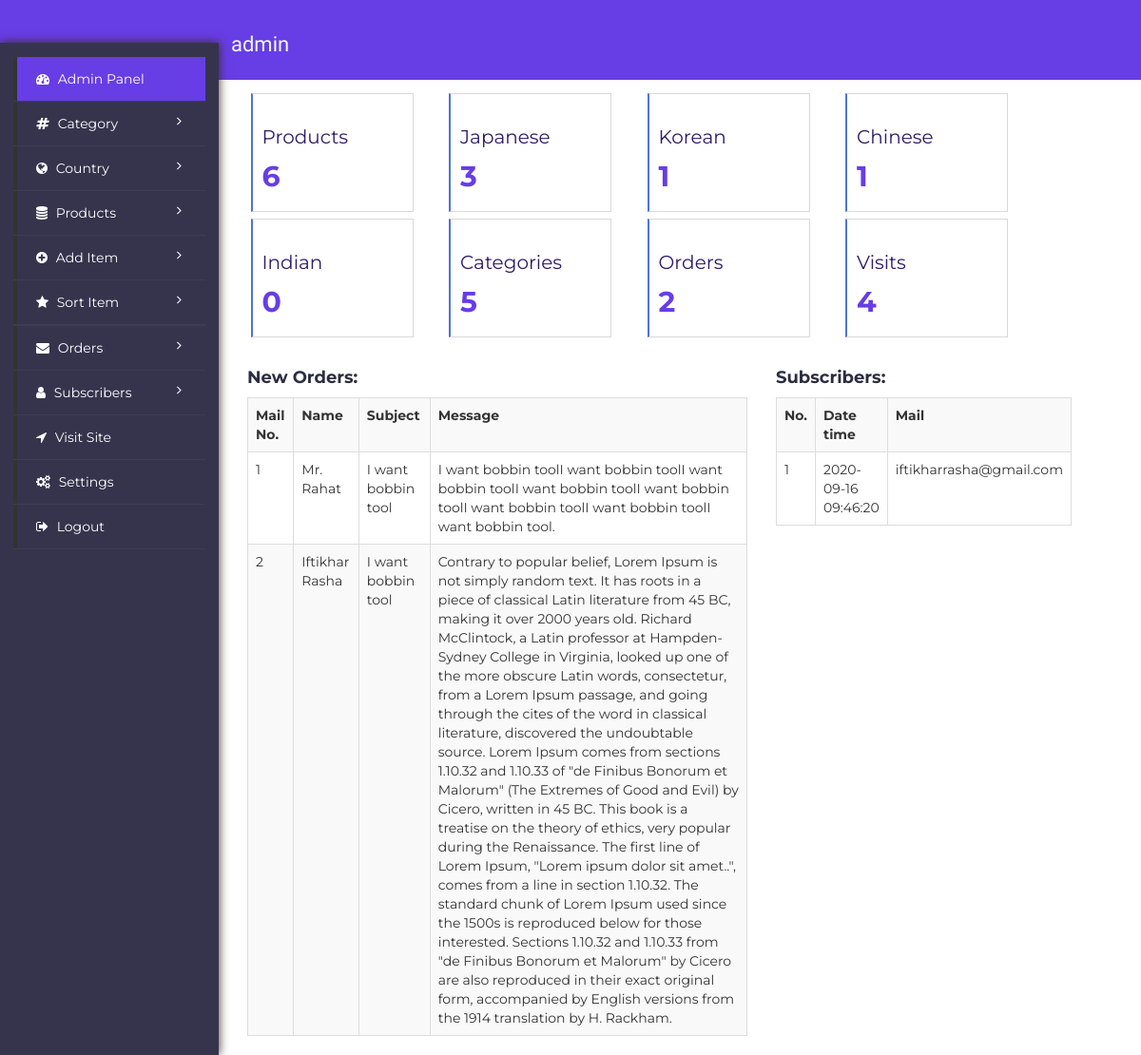
The app's page /vPanel/control/dashboard.php (signed in), older data.
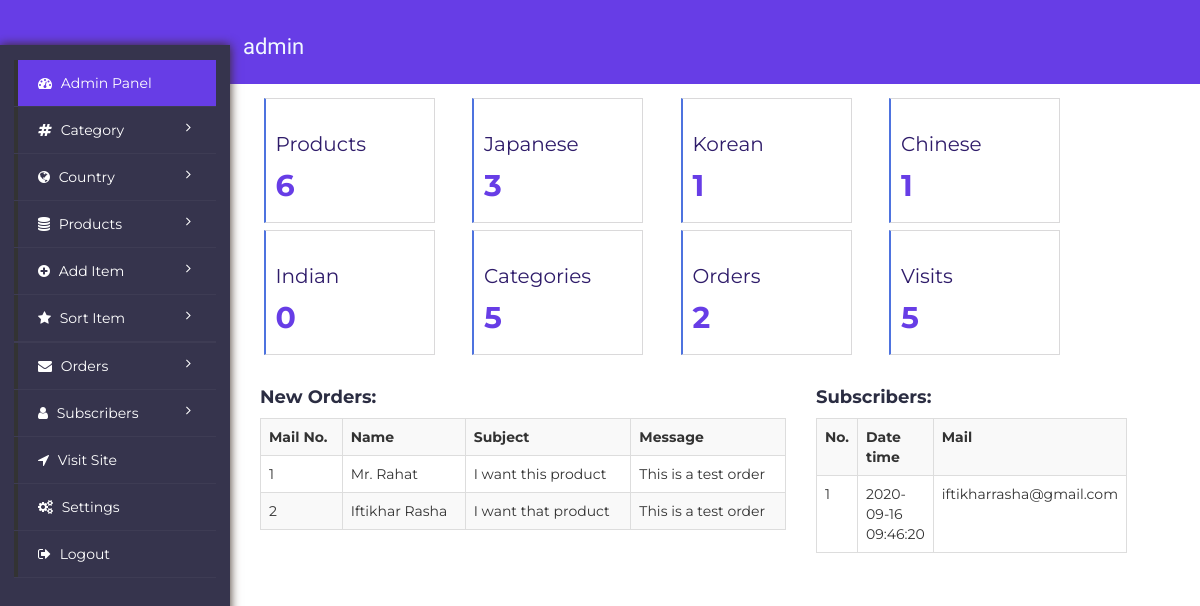
The same page, newer data.
### tables this page shows
CREATE TABLE `orders` (
  `order_id` int(11) NOT NULL,
  `name` varchar(50) NOT NULL,
  `subject` varchar(255) NOT NULL,
  `email` varchar(255) NOT NULL,
  `message` text NOT NULL,
  `date_time` varchar(50) NOT NULL
);

CREATE TABLE `subscribers` (
  `sub_id` int(11) NOT NULL,
  `email` varchar(255) NOT NULL,
  `date_time` varchar(50) NOT NULL
);

### vPanel/includes/functions.php (called while the page is built, shortened)
<?php
include "dbconnect.php";
function Query ($query) {
	global $con;
	try {
		$exec = mysqli_query($con,$query) or die(mysqli_error($con));
		if($exec) {
			return $exec;
		}
	}catch (Exception $e) {
		echo $e->getMessage();
	}
	return false;
}
?>

### vPanel/control/dashboard.php (the view, shortened to what this page needs)
<?php
include "../includes/functions.php";
$countProducts = mysqli_query($con, "SELECT COUNT(product_id) as TOTAL FROM products");
$totalProducts = mysqli_fetch_assoc($countProducts);
$countCategory = mysqli_query($con, "SELECT COUNT(cat_id) as TOTAL FROM categories");
$totalCategories = mysqli_fetch_assoc($countCategory);
$countOrders = mysqli_query($con, "SELECT COUNT(order_id) as TOTAL FROM orders");
$totalOrders = mysqli_fetch_assoc($countOrders);
$countJapanese = mysqli_query($con, "SELECT COUNT(product_id) as TOTAL FROM products WHERE product_country='japanese'");
$totalJapanese = mysqli_fetch_assoc($countJapanese);
$countKorean = mysqli_query($con, "SELECT COUNT(product_id) as TOTAL FROM products WHERE product_country='korean'");
$totalKorean = mysqli_fetch_assoc($countKorean);
$countChinese = mysqli_query($con, "SELECT COUNT(product_id) as TOTAL FROM products WHERE product_country='chinese'");
$totalChinese = mysqli_fetch_assoc($countChinese);
$countIndian = mysqli_query($con, "SELECT COUNT(product_id) as TOTAL FROM products WHERE product_country='indian'");
$totalIndian = mysqli_fetch_assoc($countIndian);
$countViews = mysqli_query($con, "SELECT SUM(views) as TOTAL FROM products");
$totalViews = mysqli_fetch_assoc($countViews);
include "../partpage/header.php";
?>
<div class="container-fluid">
  <div class="row">
    <?php include "../partpage/sidebar.php";?>
    <div class="col-md-10 content" style="margin-left:10px">
      <div class="four-grids" style="margin-bottom: 30px; ">
        <div class="col-md-3 four-grid">
          <div class="vpanel_counts c_one">
            <a href="../allproducts/manageproducts.php">
              <div class="four-text">
                <h3>Products
                </h3>
                <h4><?php echo $totalProducts['TOTAL']; ?>
                </h4>
              </div>
            </a>
          </div>
        </div>
        <div class="col-md-3 four-grid">
          <div class="vpanel_counts c_two">
            <a href="../country/countries.php">
              <div class="four-text">
                <h3>Japanese
                </h3>
                <h4><?php echo $totalJapanese['TOTAL']; ?>
                </h4>
              </div>
            </a>
          </div>
        </div>
        <div class="col-md-3 four-grid">
          <div class="vpanel_counts c_three">
            <div class="four-text">
              <a href="../country/countries.php">
                <h3>Korean
                </h3>
                <h4><?php echo $totalKorean['TOTAL']; ?>
                </h4>
              </a>
            </div>
          </div>
        </div>
        <div class="col-md-3 four-grid">
          <div class="vpanel_counts c_four">
            <a href="../country/countries.php">
              <div class="four-text">
                <h3>Chinese
                </h3>
                <h4><?php echo $totalChinese['TOTAL']; ?>
                </h4>
              </div>
            </a>
          </div>
        </div>
        <div class="col-md-3 four-grid">
          <div class="vpanel_counts c_five">
            <a href="../country/countries.php">
              <div class="four-text">
                <h3>Indian
                </h3>
                <h4>  <?php echo $totalIndian['TOTAL']; ?>
                </h4>
              </div>
            </a>
          </div>
        </div>
        <div class="col-md-3 four-grid">
          <div class="vpanel_counts c_six">
            <a href="../category/categories.php">
              <div class="four-text">
                <h3>Categories
                </h3>
                <h4> <?php echo $totalCategories['TOTAL']; ?>
                </h4>
              </div>
            </a>
          </div>
        </div>
        <div class="col-md-3 four-grid">
          <div class="vpanel_counts c_seven">
            <a href="../orders/orders.php">
              <div class="four-text">
                <h3>Orders
                </h3>
                <h4><?php echo $totalOrders['TOTAL']; ?>
                </h4>
              </div>
            </a>
          </div>
        </div>
        <div class="col-md-3 four-grid">
          <div class="vpanel_counts c_eight">
            <a href="dashboard.php">
              <div class="four-text">
                <h3>Visits
                </h3>
                <h4><?php echo $totalViews['TOTAL'] ?? 0; ?>
                </h4>
              </div>
            </a>
          </div>
        </div>
        <div class="clearfix">
        </div>
      </div>
      <div class="col-lg-8">
        <h4>New Orders:
        </h4>
        <div class="">
<?php
$orderNo = 1;
$sql = "SELECT * FROM orders";
$exec = Query($sql);
if (mysqli_num_rows($exec) < 1) {
    ?>
      <p class="lead">You Have 0 Orders At This Moment!
      </p>
<?php
} else {
    ?>
          <table class="display table order-table table-hover table-striped table-bordered" id="dataTable" width="100%" cellspacing="0">
            <tbody>
              <tr>
                <th>Mail No.
                </th>
                <th>Name
                </th>
                <th>Subject
                </th>
                <th>Message
                </th>
              </tr>
<?php
while ($post = mysqli_fetch_assoc($exec)) {
        $order_No = $orderNo;
        $name = $post['name'];
        $subj = $post['subject'];
        $msg = $post['message'];
        ?>
              <tr>
                <td><?php echo $order_No; ?>
                </td>
                <td><?php echo $name; ?>
                </td>
                <td><?php echo $subj; ?>
                </td>
                <td><?php echo $msg; ?>
                </td>
              </tr>
<?php
$orderNo++;
    }
}
?>
            </tbody>
          </table>
        </div>
      </div>
      <div class="col-lg-4">
        <h4>Subscribers:
        </h4>
         <div class="">
<?php
$subsNo = 1;
$sql = "SELECT * FROM subscribers";
$exec = Query($sql);
if (mysqli_num_rows($exec) < 1) {
    ?>
      <p class="lead">You Have 0 Subscribers Now!
      </p>
<?php
} else {
    ?>
          <table class="display table order-table table-hover table-striped table-bordered" id="dataTable" width="100%" cellspacing="0">
            <tbody>
              <tr>
                <th>No.
                </th>
                <th>Date time
                </th>
                <th>Mail
                </th>
              </tr>
<?php
while ($post = mysqli_fetch_assoc($exec)) {
        $subs_No = $subsNo;
        $email = $post['email'];
        ?>
              <tr>
                <td><?php echo $subs_No; ?>
                </td>
                <td>2020-09-16 09:46:20
                </td>
                <td><?php echo $email; ?>
                </td>
              </tr>
			  <?php
$subsNo++;
    }
}
?>
            </tbody>
          </table>
        </div>
      </div>
    </div>
  </div>
</div>
<?php include "../partpage/footer.php";?>

### vPanel/partpage/header.php (shortened to what this page needs)
<!DOCTYPE html>
<html lang="en">
  <head>
    <link type="text/css" rel="stylesheet" href="../../css/bootstrap.min.css"/>
    <link rel="stylesheet" href="../../css/font-awesome.min.css">
    <link type="text/css" rel="stylesheet" href="../../css/style.css"/>
    <link type="text/css" rel="stylesheet" href="../../css/media.css"/>
  </head>
  <body>
    <header>
      <div id="header">
        <div class="container">
          <div class="row">
            <div class="col-md-5 clearfix">
              <div class="header-logo md-hl">
                <a href="../control/dashboard.php" class="logo">
<?php
			if(isset($_SESSION["username"])){
				echo '
					<h1 class="title">' . $_SESSION["username"] . '</h1>
				';
			}else{
				echo '
					<h1 class="title"> My Account</h1>
				';
			}
?>
                </a>
              </div>
            </div>
</div>
</div>
</div>
</header>

### vPanel/partpage/sidebar.php (shortened to what this page needs)
<div class="col-md-2 sidebar" style="margin-left:20px">
  <div class="row">
    <div class="sidebar-menu">
      <div class="vpanel_menu">
        <ul id="vp_menu">
          <li>
            <a class="v_active" href="../control/dashboard.php">
              <i class="fa fa-tachometer">
              </i>
              <span>Admin Panel
              </span>
            </a>
          </li>
          <li>
            <a href="#">
              <i class="fa fa-hashtag">
              </i>
              <span>Category
              </span>
              <span class="fa fa-angle-right" style="float: right">
              </span>
            </a>
          </li>
		  <li>
            <a href="#">
              <i class="fa fa-globe">
              </i>
              <span>Country
              </span>
              <span class="fa fa-angle-right" style="float: right">
              </span>
            </a>
          </li>
          <li>
            <a href="#">
              <i class="fa fa-database">
              </i>
              <span>Products
              </span>
              <span class="fa fa-angle-right" style="float: right">
              </span>
            </a>
          </li>
          <li>
            <a href="#">
              <i class="fa fa-plus-circle">
              </i>
              <span>Add Item
              </span>
              <span class="fa fa-angle-right" style="float: right">
              </span>
            </a>
          </li>
          <li>
            <a href="#">
              <i class="fa fa-star">
              </i>
              <span>Sort Item
              </span>
              <span class="fa fa-angle-right" style="float: right">
              </span>
            </a>
          </li>
          <li>
          <li>
            <a href="#">
              <i class="fa fa-envelope">
              </i>
              <span>Orders
              </span>
              <span class="fa fa-angle-right" style="float: right">
              </span>
            </a>
          </li>
		  <li>
            <a href="#">
              <i class="fa fa-user">
              </i>
              <span>Subscribers
              </span>
              <span class="fa fa-angle-right" style="float: right">
              </span>
            </a>
          </li>
          <li id="menu-academico">
            <a target="_blank" href="../../index.php">
              <i class="fa fa-location-arrow">
              </i>
              <span>Visit Site
              </span>
            </a>
          </li>
          <li id="menu-academico">
            <a href="../settings/changepass.php">
              <i class="fa fa-cogs">
              </i>
              <span>Settings
              </span>
            </a>
          </li>
          <li>
            <a href="../includes/logout.php">
              <i class="fa fa-sign-out">
              </i>
              <span>Logout
              </span>
            </a>
          </li>
        </ul>
      </div>
    </div>
  </div>
</div>

### vPanel/partpage/footer.php (shortened to what this page needs)
</body>
</html>

### css/style.css (style rules this page uses)
* { margin: 0; padding: 0; scroll-behavior: smooth; }
body { font-family: 'Montserrat', sans-serif; font-weight: 400; background-color: #fff; }
.container { width: 90%; }
h2, h3, h4, h5, h6 { color: #2b2d42; font-weight: 700; margin: 0 0 10px; }
a { color: #2b2d42; font-weight: 500; -webkit-transition: 0.2s color; transition: 0.2s color; }
ul, ol { margin: 0; padding: 0; list-style: none; }
.title { font-style: normal; font-size: 22px; color: aliceblue; font-family: 'Rock Salt', cursive; }
#header { padding-top: 15px; padding-bottom: 15px; background: #673de6; }
.header-logo { float: left; width: 55%; margin-left: 40%; }
.content { background: #fff; position: relative; z-index: 3; width: 90%; }
a, a:visited, a:focus, a:active, :visited, :focus, :active, .btn:focus, .btn:active:focus, .btn.active:focus, .btn.focus, .btn:active.focus, .btn.active.focus { outline: 0; }
.sidebar-menu { position: fixed; float: left; width: 230px; top: 45px; left: 0; bottom: 0; background-color: #36344d; box-shadow: 0px 0px 10px 0px rgb(58, 41, 31); -o-box-shadow: 0px 0px 10px 0px rgb(58, 41, 31); -webkit-box-shadow: 0px 0px 10px 0px rgb(58, 41, 31); -moz-box-shadow: 0px 0px 10px 0px rgb(58, 41, 31); z-index: 999; }
.vpanel_menu { text-align: left; padding: 15px 14px 15px; }
#vp_menu { list-style: none; margin: 0; padding: 0; margin-bottom: 20px; }
#vp_menu li { position: relative; border-bottom: 1px ridge rgba(255, 255, 255, 0.04); }
#vp_menu li a { font-weight: 400; position: relative; display: block; padding: 13px 20px; color: #fff; white-space: nowrap; z-index: 2; background-color: #36344d; border: none; border-left: 4px solid #333333; }
#vp_menu .fa { margin-right: 5px; }
#vp_menu .v_active { background-color: #673de6; }
.md-hl { margin-left: 55%; }
.vpanel_counts { margin: 2%; padding: 2rem 1rem; border: 1px solid #dad9da; border-left: .25rem solid #4e73df !important; }
.four-grid h3 { font-size: 20px; color: #2f1c6a; margin: 14px 0; font-weight: 400; }
.four-grids h4 { font-size: 30px; color: #673de6; margin: 0; }

### css/media.css (style rules this page uses)
@media (min-width: 1200px) { .content { width: 72%; } }
@media (min-width: 1200px) { .md-hl { margin-left: 40%; } }

Row changes from the older to the newer data that the page shows:
changed orders "Mr. Rahat": subject "I want bobbin tool" → "I want this product"; message "I want bobbin toolI want bobbin toolI want bobbin toolI want bobbin toolI want bobbin toolI want bobbin toolI want bobbin toolI want bobbin tool." → "This is a test order"
changed orders "Iftikhar Rasha": subject "I want bobbin tool" → "I want that product"; message "Contrary to popular belief, Lorem Ipsum is not simply random text. It has roots in a piece of classical Latin literature from 45 BC, making it over 2000 years old. Richard McClintock, a Latin professor at Hampden-Sydney College in Virginia, looked up one of the more obscure Latin words, consectetur, from a Lorem Ipsum passage, and going through the cites of the word in classical literature, discovered the undoubtable source. Lorem Ipsum comes from sections 1.10.32 and 1.10.33 of \"de Finibus Bonorum et Malorum\" (The Extremes of Good and Evil) by Cicero, written in 45 BC. This book is a treatise on the theory of ethics, very popular during the Renaissance. The first line of Lorem Ipsum,…" → "This is a test order"
Text that changed along with them:
$totalViews['TOTAL']: "4" → "5"
